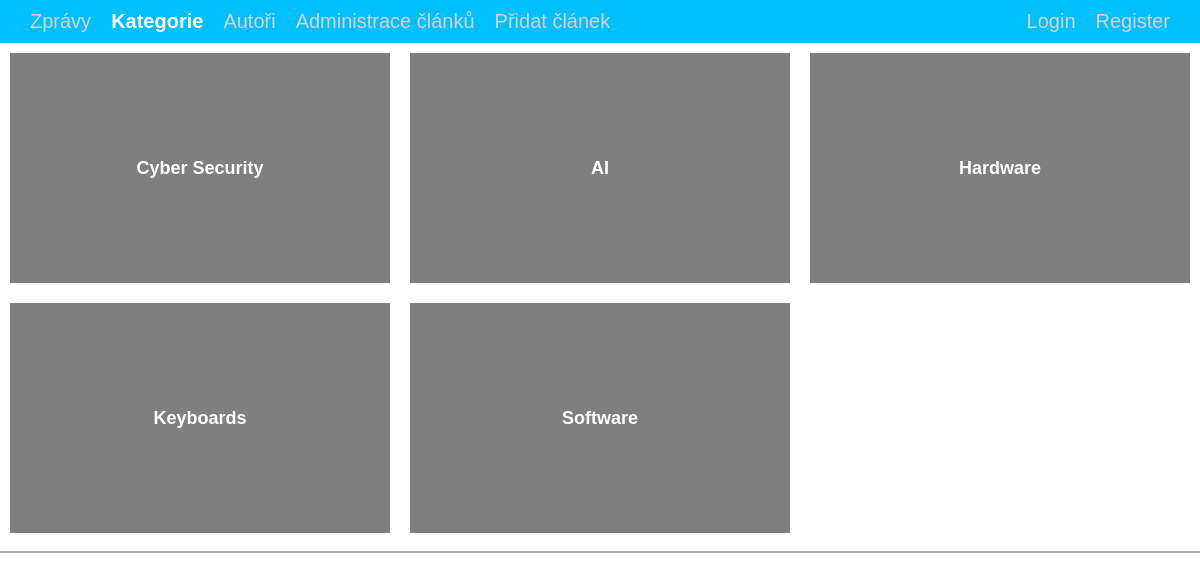
/Kategorie.php, run on the app's committed database.
### tables this page shows
CREATE TABLE `kategorie` (
  `id` int(10) UNSIGNED NOT NULL AUTO_INCREMENT,
  `name` varchar(50) NOT NULL,
  `image` varchar(400) NOT NULL,
  PRIMARY  KEY(id)
);

### model/database.php (called while the page is built, shortened)
<?php
class Database
{
    protected $conn;
    public function __construct()
    {
        $this->conn = new PDO('mysql:host=' . self::HOST . ';dbname=' . self::DBNAME, self::USER, self::PASSWORD, [
            PDO::ATTR_ERRMODE => PDO::ERRMODE_EXCEPTION,
        ]);
        $this->conn->query('SET NAMES utf8');
    }
    public function select($sql, $params = [])
    {
        $stmt = $this->execute($sql, $params);
        return $stmt->fetchAll();
    }
    protected function execute($sql, $params = []){
        $stmt = $this->conn->prepare($sql);
        $stmt->execute($params);
        return $stmt;
    }
}

### Kategorie.php (the view, shortened to what this page needs)
<?php
require_once "model/database.php";
$db = new Database();
$sql = "select * from kategorie";
$kategorie = $db->select($sql);
?>
<!doctype html>
<html lang="en">
<head>
    <link rel="stylesheet" href="style.css">
</head>
<body>
<?php
require_once "header.php";
?>
<main>
    <?php
    for ($i = 0; $i < Count($kategorie); $i += 3) {
        echo "<div class='category_grid'>";
        for ($ii = 0; $ii < 3; $ii++) {
            if ($i + $ii < Count($kategorie)) {
                $id = str_replace(' ', '', $kategorie[$i + $ii]['name']);
                $name = $kategorie[$ii + $i]['name'];
                $katid = $kategorie[$ii + $i]['id'];
                echo "<a id='$id' href='index.php?kategorie=$katid'>";
                echo "<span class='bold'>$name</span>";
                echo "</a>";
            }
        }
        echo "</div>";
    }
    ?>
    <hr>
</main>
</body>
</html>

### style.css (style rules this page uses)
body { font-family: sans-serif; max-width: 1600px; margin: 0 auto; }
main { max-width: 1400px; margin: 0 auto; }
hr { border: solid 1px darkgrey; }
a { text-decoration: none; }
.category_grid { display: grid; grid-template-columns: 1fr 1fr 1fr; grid-template-rows: 250px; }
.category_grid a { display: flex; justify-content: center; align-items: center; text-decoration: none; }
.bold { color: white; font-weight: bold; font-size: 1.5vw; }

### data on the page
kategorie: name "Cyber Security"
kategorie: name "AI"
kategorie: name "Hardware"
kategorie: name "Keyboards"
kategorie: name "Software"
